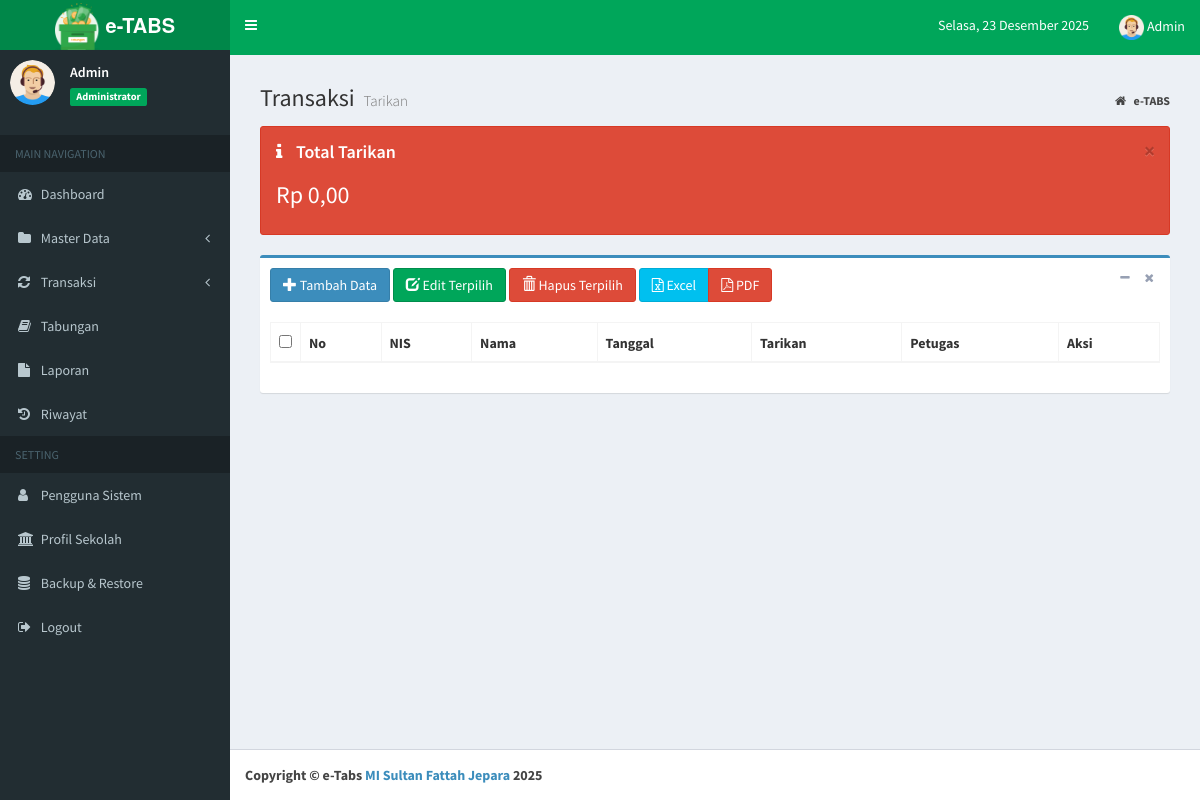
Before: /index.php?page=data_tarik (signed in) with the older database file.
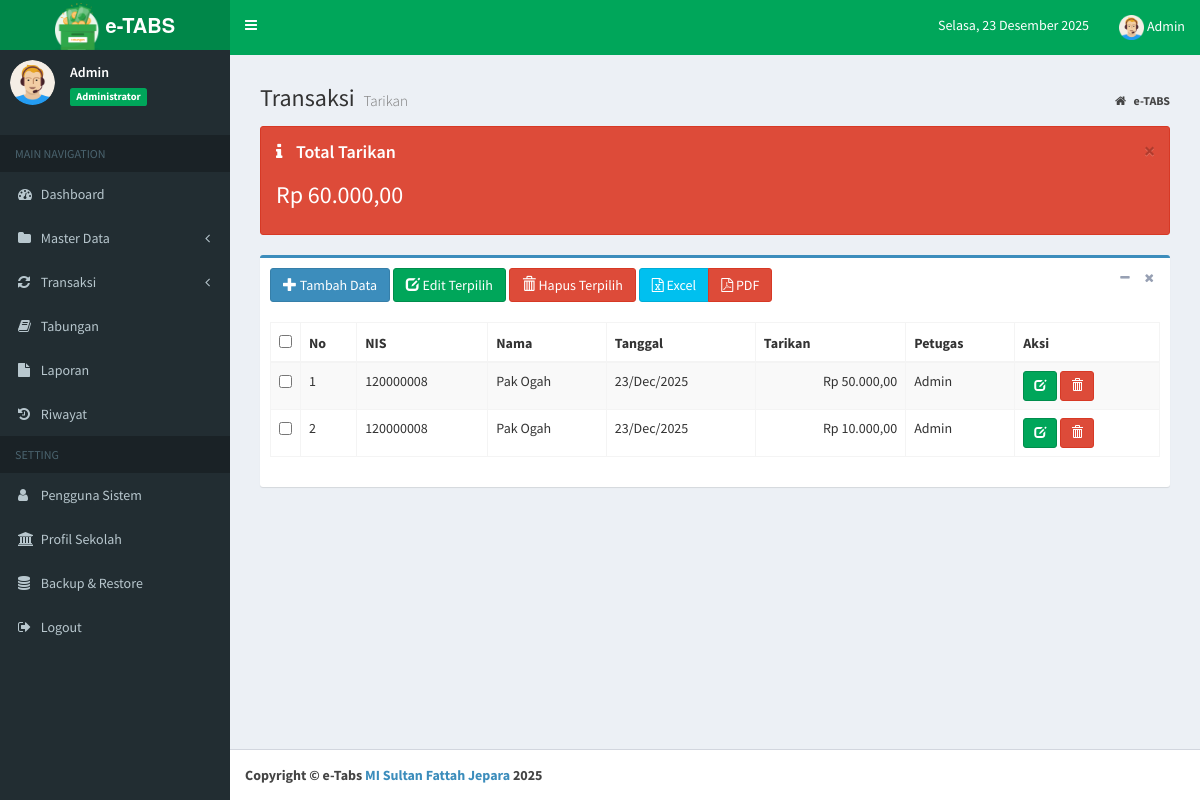
After: the same page with the newer database file.
### tables this page shows
CREATE TABLE `tb_tabungan` (
  `id_tabungan` int NOT NULL AUTO_INCREMENT,
  `nis` char(12) NOT NULL,
  `setor` int NOT NULL,
  `tarik` int NOT NULL,
  `tgl` date NOT NULL,
  `jenis` enum('ST','TR') NOT NULL,
  `petugas` varchar(20) NOT NULL,
  PRIMARY KEY (`id_tabungan`),
  KEY `nis` (`nis`),
  CONSTRAINT `tb_tabungan_ibfk_1` FOREIGN KEY (`nis`) REFERENCES `tb_siswa` (`nis`) ON DELETE CASCADE ON UPDATE CASCADE
);

CREATE TABLE `tb_siswa` (
  `nis` char(12) NOT NULL,
  `nama_siswa` varchar(40) NOT NULL,
  `jekel` enum('LK','PR') NOT NULL,
  `id_kelas` int NOT NULL,
  `status` enum('Aktif','Lulus','Pindah') NOT NULL,
  `th_masuk` year NOT NULL,
  PRIMARY KEY (`nis`),
  KEY `id_kelas` (`id_kelas`),
  CONSTRAINT `tb_siswa_ibfk_1` FOREIGN KEY (`id_kelas`) REFERENCES `tb_kelas` (`id_kelas`) ON DELETE CASCADE ON UPDATE CASCADE
);

### inc/rupiah.php (called while the page is built)
<?php
function rupiah($angka){
	if ($angka === null || $angka === '' || !is_numeric($angka)) {
		$angka = 0;
	}
	$hasil_rupiah = "Rp " . number_format((float)$angka, 2, ',', '.');
	return $hasil_rupiah;
}

### petugas/tarik/data_tarik.php (the view, shortened to what this page needs)
<section class="content-header">
	<h1>
		Transaksi
		<small>Tarikan</small>
	</h1>
	<ol class="breadcrumb">
		<li>
			<a href="index.php">
				<i class="fa fa-home"></i>
				<b>e-TABS</b>
			</a>
		</li>
	</ol>
</section>
<section class="content">
	<div class="alert alert-danger alert-dismissible">
		<button type="button" class="close" data-dismiss="alert" aria-hidden="true">&times;</button>
		<h4>
			<i class="icon fa fa-info"></i> Total Tarikan</h4>
		<?php
    		$sql = $koneksi->query("SELECT SUM(tarik) as total  from tb_tabungan where jenis='TR'");
    		while ($data= $sql->fetch_assoc()) {
  		?>
		<h3>
			<?php echo rupiah($data['total']); }?>
		</h3>
	</div>
	<div class="box box-primary">
		<div class="box-header">
			<a href="?page=add_tarik" class="btn btn-primary">
				<i class="glyphicon glyphicon-plus"></i> Tambah Data</a>
			<button type="button" id="btnEditTerpilih" class="btn btn-success" onclick="editTerpilih()">
				<i class="glyphicon glyphicon-edit"></i> Edit Terpilih
			</button>
			<button type="button" id="btnHapusTerpilih" class="btn btn-danger" onclick="hapusTerpilih()">
				<i class="glyphicon glyphicon-trash"></i> Hapus Terpilih
			</button>
			<div class="btn-group">
				<a href="../../admin/export_handler.php?type=excel&table=tarik" class="btn btn-info" title="Ekspor ke Excel">
					<i class="fa fa-file-excel-o"></i> Excel
				</a>
				<a href="../../admin/export_handler.php?type=pdf&table=tarik" class="btn btn-danger" title="Ekspor ke PDF" target="_blank">
					<i class="fa fa-file-pdf-o"></i> PDF
				</a>
			</div>
			<div class="box-tools pull-right">
				<button type="button" class="btn btn-box-tool" data-widget="collapse">
					<i class="fa fa-minus"></i>
				</button>
				<button type="button" class="btn btn-box-tool" data-widget="remove">
					<i class="fa fa-remove"></i>
				</button>
			</div>
		</div>
		<div class="box-body">
			<div class="table-responsive">
				<form id="formTarik" method="post" action="">
					<table id="example1" class="table table-bordered table-striped">
						<thead>
							<tr>
								<th width="30">
									<input type="checkbox" id="checkAll" title="Pilih Semua" onclick="handleCheckAllClick(this)">
								</th>
								<th>No</th>
								<th>NIS</th>
								<th>Nama</th>
								<th>Tanggal</th>
								<th>Tarikan</th>
								<th>Petugas</th>
								<th>Aksi</th>
							</tr>
						</thead>
						<tbody>
							<?php
                  $no = 1;
				  $sql = $koneksi->query("select s.nis, s.nama_siswa, t.id_tabungan, t.tarik, t.tgl, t.petugas from
				  tb_siswa s join tb_tabungan t on s.nis=t.nis
				  where jenis ='TR' order by tgl desc, id_tabungan desc");
                  while ($data= $sql->fetch_assoc()) {
                ?>
							<tr data-id="<?php echo $data['id_tabungan']; ?>" data-nis="<?php echo $data['nis']; ?>" data-nama="<?php echo htmlspecialchars($data['nama_siswa']); ?>" data-tarik="<?php echo $data['tarik']; ?>" data-tgl="<?php echo $data['tgl']; ?>">
								<td>
									<input type="checkbox" name="id_tabungan[]" class="checkItem" value="<?php echo $data['id_tabungan']; ?>">
								</td>
								<td>
									<?php echo $no++; ?>
								</td>
							<td>
								<?php echo $data['nis']; ?>
							</td>
							<td>
								<?php echo $data['nama_siswa']; ?>
							</td>
							<td>
								<?php  $tgl = $data['tgl']; echo date("d/M/Y", strtotime($tgl))?>
							</td>
							<td align="right">
								<?php echo rupiah($data['tarik']); ?>
							</td>
							<td>
								<?php echo $data['petugas']; ?>
							</td>
							<td>
								<a href="?page=edit_tarik&kode=<?php echo $data['id_tabungan']; ?>" title="Ubah"
								 class="btn btn-success btn-sm">
									<i class="glyphicon glyphicon-edit"></i>
								</a>
								<a href="?page=del_tarik&kode=<?php echo $data['id_tabungan']; ?>"
									onclick="return confirmHapus(event, 'Yakin hapus penarikan untuk NIS <?php echo htmlspecialchars($data['nis']); ?>?')"
									title="Hapus" class="btn btn-danger btn-sm">
									<i class="glyphicon glyphicon-trash"></i>
							</td>
						</tr>
						<?php
                  }
                ?>
						</tbody>
					</table>
				</form>
			</div>
		</div>
	</div>
</section>

Changed rows visible on the page:
added tb_tabungan: nis.nis "120000008", nis.nama_siswa "Pak Ogah", tgl "23/Dec/2025", tarik "Rp 50.000,00", petugas "Admin"
added tb_tabungan: nis.nis "120000008", nis.nama_siswa "Pak Ogah", tgl "23/Dec/2025", tarik "Rp 10.000,00", petugas "Admin"
Other visible differences:
new list line: "Rp 60.000,00"
list line gone: "Rp 0,00"
